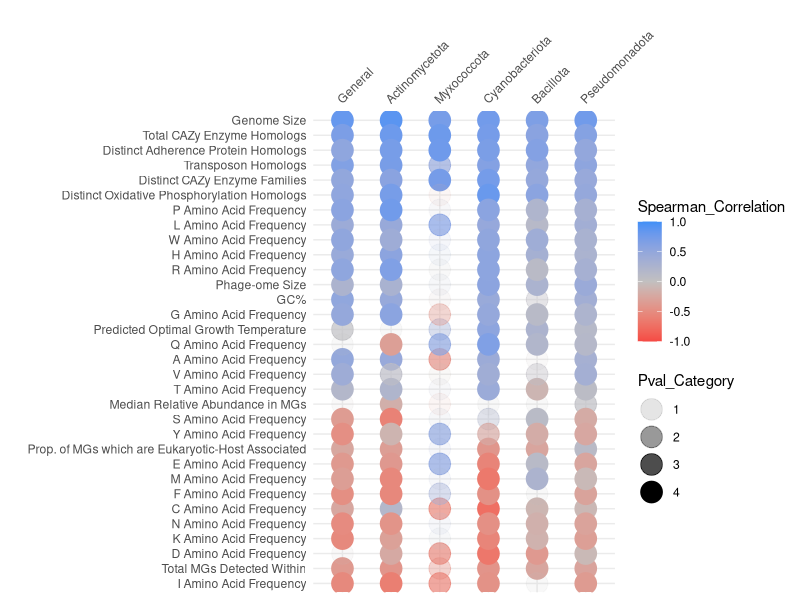
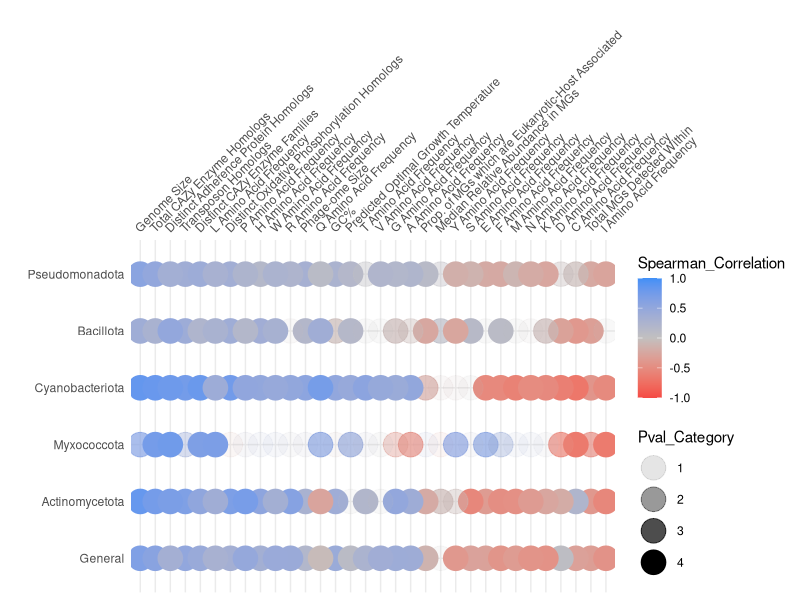

Generate these figures, in order, with R:
library(ggplot2)

dat <- read.table("Spearman_Heatmap_Data_RelaxedBGCOmeSize.txt", header=T, sep='\t')
# Phylum_Order    Phylum  Factor  Factor_Order    Spearman_Correlation    Pval    Pval_Category
png("Spearman_Heatmap.png", height=10, width=8, units='in', res=600)
ggplot(dat, aes(x=reorder(Phylum, -Phylum_Order), y=reorder(Factor, Factor_Order), color=Spearman_Correlation)) + geom_point(size=7, aes(alpha=Pval_Category), show.legend=T) + theme_minimal() + scale_x_discrete(position='top') + theme(axis.text.x = element_text(angle = 45, hjust=0, vjust=0)) + scale_color_gradient2(low='#f54a45', mid='#c2c0c0', high='#4090f7', limits=c(-1, 1)) + xlab("") + ylab("") 
dev.off()

dat <- read.table("Spearman_Heatmap_Data_StrictNRPSandPKSOmeSize.txt", header=T, sep='\t')
# Phylum_Order    Phylum  Factor  Factor_Order    Spearman_Correlation    Pval    Pval_Category
png("Spearman_Heatmap_Strict.png", height=6, width=12, units='in', res=600)
ggplot(dat, aes(y=reorder(Phylum, -Phylum_Order), x=reorder(Factor, -Factor_Order), color=Spearman_Correlation)) + geom_point(size=8, aes(alpha=Pval_Category)) + theme_minimal() + scale_x_discrete(position='top') + theme(axis.text.x = element_text(angle = 45, hjust=0, vjust=0)) + scale_color_gradient2(low='#f54a45', mid='#c2c0c0', high='#4090f7', limits=c(-1, 1)) + xlab("") + ylab("")
dev.off()

